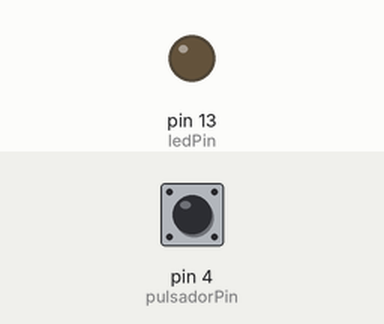
The sketch below on a simulated Arduino Uno, built with avr-gcc and run on an emulated ATmega328P. On the bench: output pins drawn as LEDs (lit = HIGH). The inputs (shaded band) are chosen by the test bench; at power-on: pin 4 (pulsadorPin) LOW.

Above: at 1.2 s.
1.3 s: pin 4 (pulsadorPin) pulled HIGH for 0.15 s
At 1.37 s:
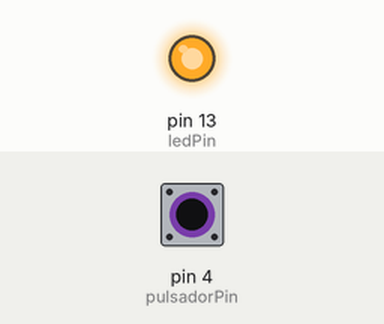
2.9 s: pin 4 (pulsadorPin) pulled HIGH for 3.2 s
At 7.2 s:
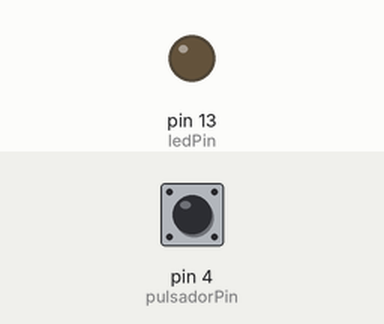
Timing chart, 0 to 8.7 s (numbered marks = the images above; inputs shaded):
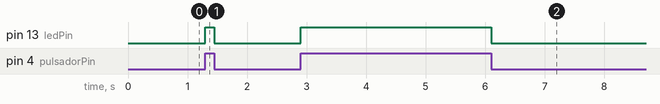

Measured:
- after the input at 1.3 s, pin 13 (ledPin): LOW → HIGH at once, → LOW 0.15 s later
- after the input at 2.9 s, pin 13 (ledPin): LOW → HIGH at once, → LOW 3.2 s later

The sketch:

Pulsador.ino
```cpp
/*
  Creado: Luis del Valle (ldelvalleh@programarfacil.com)
  https://programarfacil.com
*/

// Constantes para definir los pines
const int pulsadorPin = 4;
const int ledPin = 13;

int valorPulsador = 0;

void setup() {
    // Activamos los pines de entrada y salida
    pinMode(pulsadorPin, INPUT);
    pinMode(ledPin, OUTPUT);
}

void loop() {
    // Leemos el valor del pin
    valorPulsador = digitalRead(pulsadorPin);

  // Encendemos o apagamos el pin del LED según convenga
  if (valorPulsador == HIGH) {
      digitalWrite(ledPin, HIGH);
  }
  else {
      digitalWrite(ledPin, LOW);
  }
}
```
